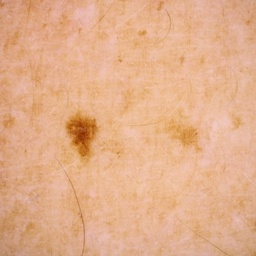
#> input picture test_good.jpg, 256 x 256 px
$ python -i precompute_lesion_masks.py   (imports and definitions only)
#> lines starting #> are read from the running program, lines starting #| are printed output that depends on the picture; after the words box and inside, x2 and y2 are one past the last pixel; in counts of white or black regions, pixels touching at a corner belong together
#!/usr/bin/env python
"""Precompute lesion-region masks for mask-weighted L1 (v6 mask-L1).

WHY classical segmentation, not classifier Grad-CAM:
  Smoke (2026-06-10) falsified ResNet-50 Grad-CAM: on dermoscopy it fires on corner
  vignette / peripheral skin texture (classic ISIC shortcut), NOT the lesion. A mask that
  misses the lesion would make mask-L1 protect the wrong pixels -> wasted multi-day run.
  Dermoscopy lesions are a central, darker blob -> classical segmentation localises them
  far more reliably, with zero model dependency and no circularity with the B3 eval probe.

Three-tier pipeline (validated failure-to-safe-fallback ~1% on 300-image sample):
  1. Otsu on LAB-L (inverted) + central-largest connected component   (~87% handled)
  2. GrabCut with central-box init (OpenCV, no download)               (recovers ~12%)
  3. Central Gaussian prior (safe: lesions are central)                (~1% residual)
  A mask of 0 degenerates mask-L1 to plain L1 (no harm), so even tier-3 cannot hurt.

Alignment: mask saved at out-size (== training img_size, default 256), pixel-aligned with
  x_ref (original plain-resized to 256). No center crop anywhere.

Output: one uint8 PNG per unique isic_id in OUT_DIR (0-255 = lesion weight).
  Train-time: L1_w = L1 * (1 + lambda_mask * (mask/255)).

Usage (smoke): python project/scripts/precompute_lesion_masks.py \
  --labels-csv data/quality_labels_nocrop.csv --out-dir data/lesion_masks --limit 20 --debug-overlay
Usage (full):  same without --limit (runs on CPU, ~mins for 49700).
"""
import argparse
from pathlib import Path

import cv2
import numpy as np

OUT = 256


def _ok(m: np.ndarray) -> bool:
    """Accept mask if coverage in [2%,60%] and centroid within 0.55 of center radius."""
    cov = m.mean()
    if not (0.02 <= cov <= 0.60):
        return False
    h, w = m.shape
    ys, xs = np.mgrid[0:h, 0:w]
    tot = m.sum() + 1e-6
    d = (((m * ys).sum() / tot - h / 2) ** 2 + ((m * xs).sum() / tot - w / 2) ** 2) ** 0.5 / (h / 2)
    return d <= 0.55


def _otsu(bgr: np.ndarray) -> np.ndarray:
    L = cv2.cvtColor(bgr, cv2.COLOR_BGR2LAB)[:, :, 0]
    Lb = cv2.GaussianBlur(L, (0, 0), 3)
    _, th = cv2.threshold(Lb, 0, 255, cv2.THRESH_BINARY_INV + cv2.THRESH_OTSU)
    th = cv2.morphologyEx(th, cv2.MORPH_OPEN, np.ones((7, 7), np.uint8))
    n, lbl, stats, cent = cv2.connectedComponentsWithStats(th)
    best, bs = 0, -1.0
    h, w = bgr.shape[:2]
    for i in range(1, n):
        a = stats[i, cv2.CC_STAT_AREA]
        if a < 256:
            continue
        cy, cx = cent[i]
        d = ((cy - h / 2) ** 2 + (cx - w / 2) ** 2) ** 0.5
        s = a / (1 + d)               # large + central preferred
        if s > bs:
            bs, best = s, i
    return (lbl == best).astype(np.float32) if best > 0 else np.zeros((h, w), np.float32)


def _grabcut(bgr: np.ndarray) -> np.ndarray:
    h, w = bgr.shape[:2]
    mask = np.zeros((h, w), np.uint8)
    bgd = np.zeros((1, 65), np.float64)
    fgd = np.zeros((1, 65), np.float64)
    rect = (int(0.15 * w), int(0.15 * h), int(0.70 * w), int(0.70 * h))
    try:
        cv2.grabCut(bgr, mask, rect, bgd, fgd, 5, cv2.GC_INIT_WITH_RECT)
    except Exception:
        return np.zeros((h, w), np.float32)
    m = np.where((mask == 1) | (mask == 3), 1.0, 0.0).astype(np.float32)
    m = cv2.morphologyEx(m, cv2.MORPH_OPEN, np.ones((5, 5), np.uint8))
    return m


# [5 lines left out: function _central_gaussian, not called in this run]


def lesion_mask(bgr: np.ndarray) -> tuple[np.ndarray, str]:
    """Return (mask[0,1], tier) for a 256x256 BGR image."""
    m = _otsu(bgr)
    if _ok(m):
        # soft-dilate the hard mask so the L1 weight has a gradient at the boundary
        m = cv2.GaussianBlur(m, (0, 0), 5)
        return m / (m.max() + 1e-6), "otsu"
    m = _grabcut(bgr)
    if _ok(m):
        m = cv2.GaussianBlur(m, (0, 0), 5)
        return m / (m.max() + 1e-6), "grabcut"
    return _central_gaussian(*bgr.shape[:2]), "gaussian"


# [48 lines left out: function main, not called in this run]


# [2 lines not run here, left out]

>>> import cv2
>>> picture = cv2.imread('../../test_good.jpg')
#> picture is the input picture: shape (256, 256, 3); mean B, G, R 138.7, 174.7, 226.8
>>> result = lesion_mask(picture)
#> in _otsu, `L = cv2.cvtColor(bgr, cv2.COLOR_BGR2LAB)[:, :, 0]`:
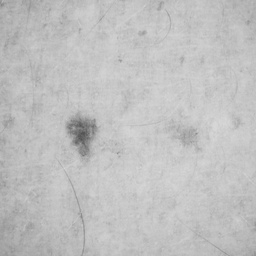
#> L: shape (256, 256); min 81, max 216, mean 192.1
#> in _otsu, `_, th = cv2.threshold(Lb, 0, 255, cv2.THRESH_BINARY_INV + cv2.THRESH_O..`:
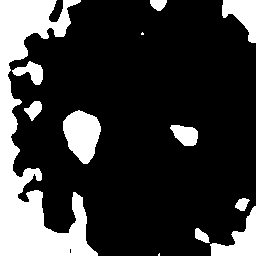
#> th: shape (256, 256); 21.5% white; 12 white regions (2 under 20 px), largest, box (x1, y1, x2, y2) and area: (0, 0, 98, 256) 9416, (63, 110, 101, 164) 1415, (210, 206, 256, 256) 1019
#> in _otsu, `th = cv2.morphologyEx(th, cv2.MORPH_OPEN, np.ones((7, 7), np.uint8))`:
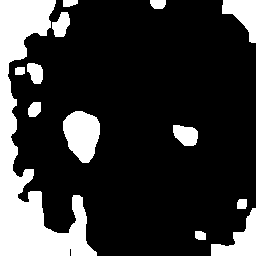
#> th: shape (256, 256); 20.7% white; 13 white regions, largest, box (x1, y1, x2, y2) and area: (0, 0, 97, 256) 8783, (63, 111, 100, 163) 1402, (211, 208, 256, 256) 996
#> in _otsu, `n, lbl, stats, cent = cv2.connectedComponentsWithStats(th)`:
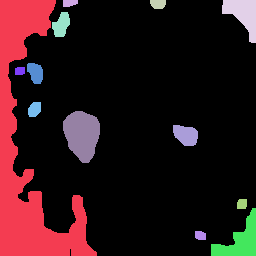
#> lbl: shape (256, 256) int32; 14 distinct labels, from 0 to 13; one colour per label, 0 black
#> in _otsu, `n, lbl, stats, cent = cv2.connectedComponentsWithStats(th)`: n = 14; stats = 14 rows, first 6: [8, 0, 248, 256, 51938], [0, 0, 97, 256, 8783], [63, 0, 15, 7, 90], [150, 0, 16, 9, 126], [222, 0, 34, 43, 813], [52, 12, 18, 25, 307]; cent = 14 rows, first 8: [142.3, 124.2], [27.08, 150.3], [69.27, 2.6], [157.7, 3.6], [242.7, 14.04], [60.95, 24.54], [35.1, 72.36], [19.5, 70.5]
#> the loop in _otsu, `for i in range(1, n):` made 13 passes
#> (a, cy, cx, d, s, bs, best) on pass 1: (8783, 27.08, 150.3, 103.3, 84.17, 84.17, 1)
#> a on passes 2, 3, 7, 8, 11, 13: 90, 126, 76, 161, 94, 89
#> after the loop in _otsu, `for i in range(1, n):`: best = 1; bs = 84.17
#> in _otsu, `return (lbl == best).astype(np.float32) if best > 0 else np.zeros((h, ..`:
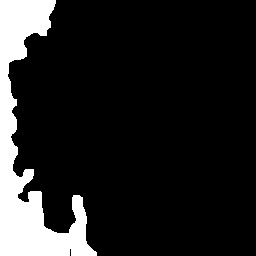
#> returned value: shape (256, 256) float32; values 0 (black) and 1 (white), 13.4% white; 1 white region, box (x1, y1, x2, y2) and area: (0, 0, 97, 256) 8783
#> in _ok, `cov = m.mean()`: cov = 0.134
#> in _ok, `tot = m.sum() + 1e-6`: tot = 8783
#> in _ok, `d = (((m * ys).sum() / tot - h / 2) ** 2 + ((m * xs).sum() / tot - w /..`: d = 0.807
#> in _grabcut, `h, w = bgr.shape[:2]`: h = 256
#> in _grabcut, `rect = (int(0.15 * w), int(0.15 * h), int(0.70 * w), int(0.70 * h))`: rect = (38, 38, 179, 179)
#> in lesion_mask, `m = _grabcut(bgr)`:
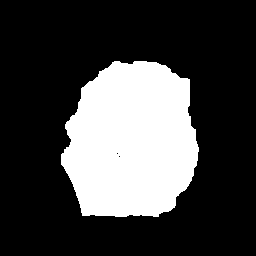
#> m: shape (256, 256) float32; values 0 (black) and 1 (white), 26.1% white; 1 white region, box (x1, y1, x2, y2) and area: (61, 61, 199, 217) 17092
#> in lesion_mask, `m = cv2.GaussianBlur(m, (0, 0), 5)`:
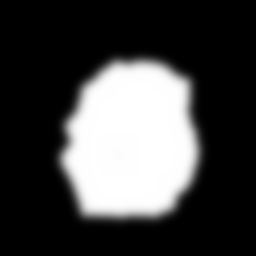
#> m: shape (256, 256) float32; min 0, max 1, mean 0.261
